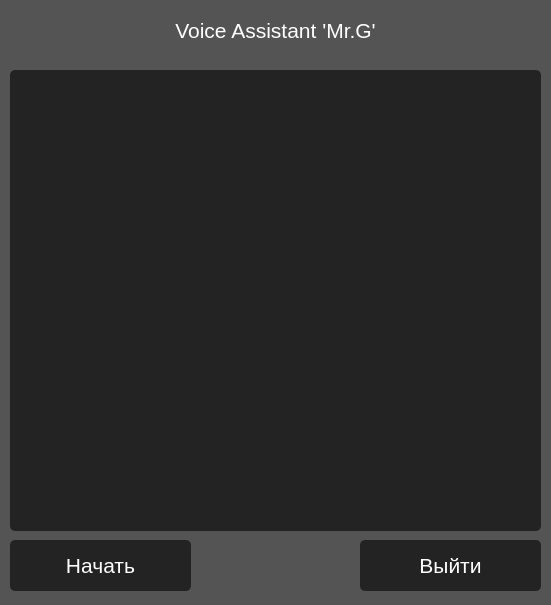
<?xml version="1.0" encoding="UTF-8"?>
<ui version="4.0">
 <class>Voice Assistant 'Mr.G'</class>
 <widget class="QMainWindow" name="Voice Assistant 'Mr.G'">
  <property name="geometry">
   <rect>
    <x>0</x>
    <y>0</y>
    <width>551</width>
    <height>605</height>
   </rect>
  </property>
  <property name="cursor">
   <cursorShape>ArrowCursor</cursorShape>
  </property>
  <property name="windowTitle">
   <string>Voice Assistant 'Mr.G'</string>
  </property>
  <property name="styleSheet">
   <string notr="true">background-color: rgb(84, 84, 84);</string>
  </property>
  <widget class="QWidget" name="centralwidget">
   <widget class="QLabel" name="label">
    <property name="geometry">
     <rect>
      <x>10</x>
      <y>0</y>
      <width>531</width>
      <height>61</height>
     </rect>
    </property>
    <property name="font">
     <font>
      <pointsize>16</pointsize>
     </font>
    </property>
    <property name="styleSheet">
     <string notr="true">color: rgb(255, 255, 255);</string>
    </property>
    <property name="text">
     <string>Voice Assistant 'Mr.G'</string>
    </property>
    <property name="alignment">
     <set>Qt::AlignCenter</set>
    </property>
   </widget>
   <widget class="QListWidget" name="listWidget">
    <property name="geometry">
     <rect>
      <x>10</x>
      <y>70</y>
      <width>531</width>
      <height>461</height>
     </rect>
    </property>
    <property name="font">
     <font>
      <pointsize>12</pointsize>
     </font>
    </property>
    <property name="styleSheet">
     <string notr="true">color: rgb(255, 255, 255);
background-color: rgb(35, 35, 35);
border-radius: 5px;</string>
    </property>
   </widget>
   <widget class="QPushButton" name="pushButton">
    <property name="geometry">
     <rect>
      <x>10</x>
      <y>540</y>
      <width>181</width>
      <height>51</height>
     </rect>
    </property>
    <property name="font">
     <font>
      <pointsize>16</pointsize>
     </font>
    </property>
    <property name="cursor">
     <cursorShape>PointingHandCursor</cursorShape>
    </property>
    <property name="styleSheet">
     <string notr="true">QPushButton {
	color: rgb(255, 255, 255);
	background-color: rgb(35, 35, 35);
	border-radius: 5px;
}
QPushButton:hover{
	background-color: rgb(0, 0, 0);
}
QPushButton:pressed{
	background-color: rgb(255, 255, 255);
	color: rgb(0, 0, 0);
}</string>
    </property>
    <property name="text">
     <string>Начать</string>
    </property>
   </widget>
   <widget class="QPushButton" name="pushButton_2">
    <property name="geometry">
     <rect>
      <x>360</x>
      <y>540</y>
      <width>181</width>
      <height>51</height>
     </rect>
    </property>
    <property name="font">
     <font>
      <pointsize>16</pointsize>
     </font>
    </property>
    <property name="cursor">
     <cursorShape>PointingHandCursor</cursorShape>
    </property>
    <property name="styleSheet">
     <string notr="true">QPushButton {
	color: rgb(255, 255, 255);
	background-color: rgb(35, 35, 35);
	border-radius: 5px;
}
QPushButton:hover{
	background-color: rgb(0, 0, 0);
}
QPushButton:pressed{
	background-color: rgb(255, 255, 255);
	color: rgb(0, 0, 0);
}</string>
    </property>
    <property name="text">
     <string>Выйти</string>
    </property>
   </widget>
  </widget>
 </widget>
 <resources/>
 <connections/>
</ui>
